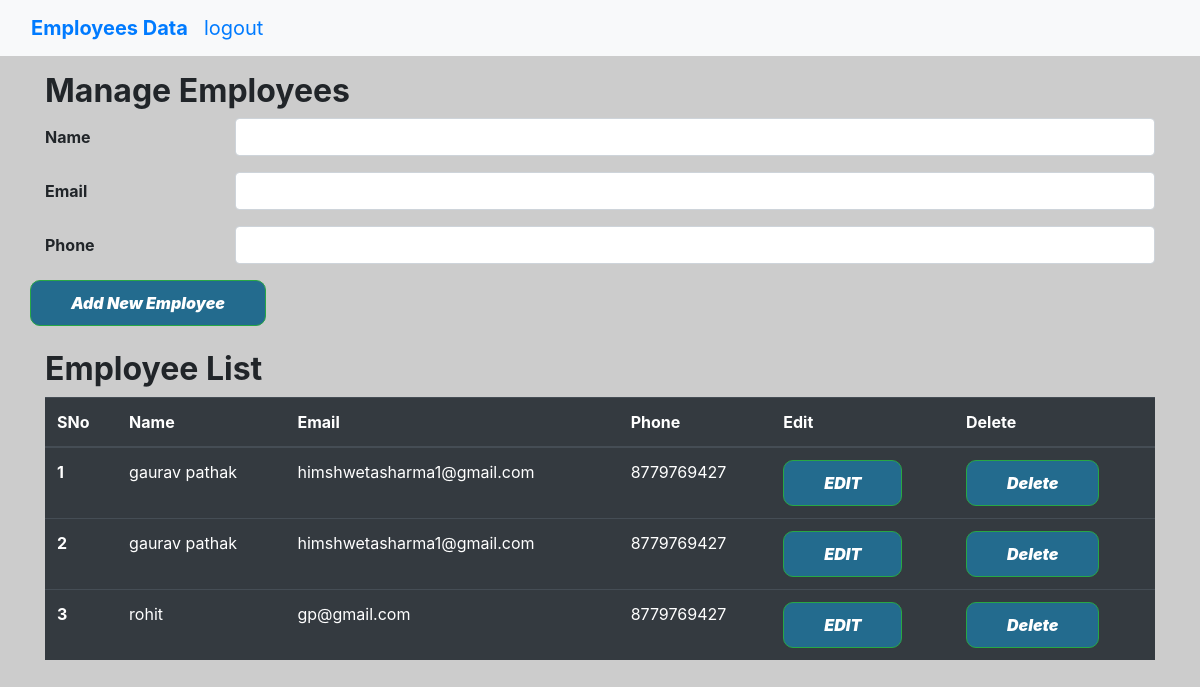
/key, run on an earlier commit of the app's database.
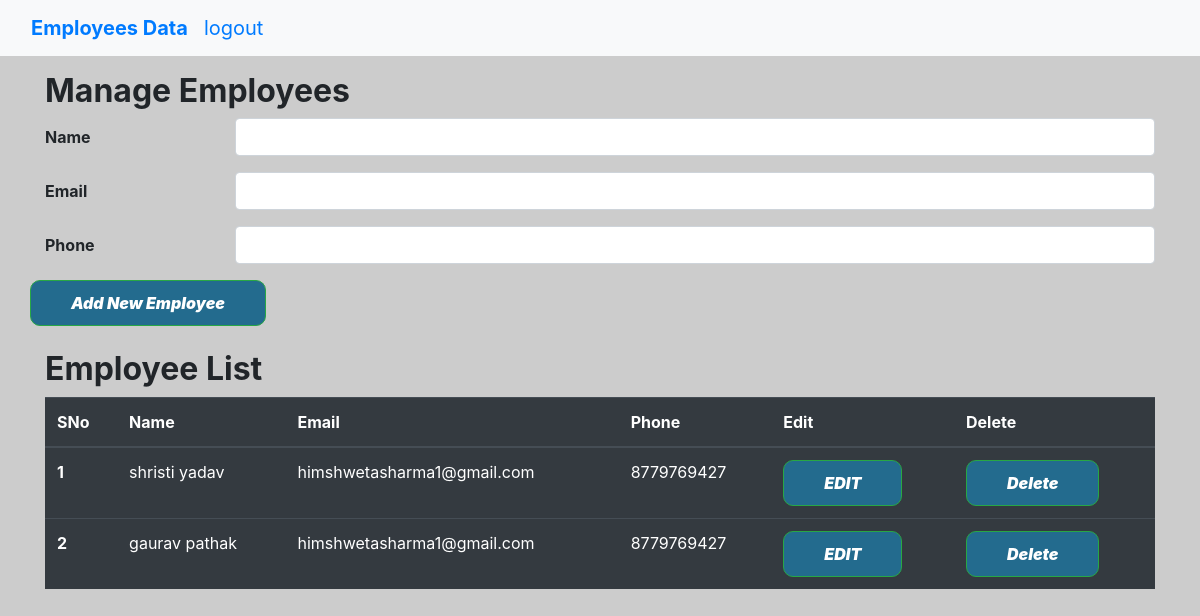
And on a later commit of the database.
### app.py (models this page shows, shortened)
class Todo(db.Model):
    sno = db.Column(db.Integer,primary_key = True)
    title = db.Column(db.String(200), nullable = False)
    desc = db.Column(db.String(200), nullable = False)
    phone = db.Column(db.Integer)

### app.py (the view, shortened to what this page needs)
@app.route('/key',methods=['GET' ,'POST'])
def hello_world():
    allTodo=Todo.query.all()
    return render_template('index.html',allTodo=allTodo)

### templates/index.html (shortened to what this page needs)
{% extends 'base.html' %}
{% block body %}
<div class="container my-3">
  <h2><strong>Manage Employees</strong></h2>
  <form action="/key" method="POST">
    <div class="row mb-3">
      <label for="title" class="col-sm-2 col-form-label"><b>Name</b></label>
      <div class="col-sm-10">
        <input type="text" class="form-control" name="title" id="title" required>
      </div>
    </div>
    <div class="row mb-3">
      <label for="desc" class="col-sm-2 col-form-label"><b>Email</b></label>
      <div class="col-sm-10">
        <input type="email" class="form-control" name="desc" id="desc" required>
      </div>
    </div>
    <div class="row mb-3">
      <label for="phone" class="col-sm-2 col-form-label"><b>Phone</b></label>
      <div class="col-sm-10">
        <input type="Integer" class="form-control" name="phone" id="phone" required>
      </div>
    </div>
    <div class="row mb-3">
      <button type="submit" class="btn btn-outline-success"><b>Add New Employee</b></button>
    </div>
  </form>
</div>
<div class="container my-4">
  <h2><b>Employee List</b></h2>
  {% if allTodo|length==0 %}
  <div class="alert alert-primary" role="alert">
    No Employee found, alert—check it out!
  </div>
  {% else %}
  <table class="table table-hover table-dark">
    <thead>
      <tr>
        <th scope="col">SNo</th>
        <th scope="col">Name</th>
        <th scope="col">Email</th>
        <th scope="col">Phone</th>
        <th scope="col">Edit</th>
        <th scope="col">Delete</th>
      </tr>
    </thead>
    <tbody>
       {% for todo in allTodo %}
      <tr>
        <th scope="row">{{loop.index}}</th>
        <td>{{todo.title}}</td>
        <td>{{todo.desc}}</td>
        <td>{{todo.phone}}</td>
        <td><a href="/update/{{todo.sno}}" type="button"
            class="btn btn-outline-success btn-sm-1 mx-0"><b>EDIT</b></a></button></td>
        <td><a href="/delete/{{todo.sno}}" type="button"
            class="btn btn-outline-success btn-sm-1 mx-0"><b>Delete</b></button></td>
      </tr>
</div>
{% endfor %}
{% endif %}
{% endblock body %}

### templates/base.html (shortened to what this page needs)
<!doctype html>
<html lang="en">
<head>
  <link rel="stylesheet" href="https://cdn.jsdelivr.net/npm/bootstrap@4.6.2/dist/css/bootstrap.min.css"
>
  <link rel="stylesheet" href="{{ url_for('static', filename='css/style.css') }}">
</head>
<body>
  <nav class="navbar navbar-expand-lg bg-light">
    <div class="container-fluid">
      <a class="navbar-brand" href="/key"><strong>Employees Data</strong></a>
      <a class="navbar-brand" href="/logout">logout</a>
    </div>
  </nav>
  {% block body %}
  {% endblock body %}
</body>
</html>

### static/css/style.css (style rules this page uses)
body { background-color: #cccccc; }
.btn { padding: 10px 40px; background-color: #236B8E; color: #FFFFFF; font-style: oblique; font-weight: bold; border-radius: 10px; }
::placeholder { color: #FFFFFF; opacity: 1; font-style: oblique; font-weight: bold; }

What changed in the data, as far as the page shows it:
removed Todo: title "gaurav pathak", desc "himshwetasharma1@gmail.com", phone "8779769427"
removed Todo: title "rohit", desc "gp@gmail.com", phone "8779769427"
added Todo: title "shristi yadav", desc "himshwetasharma1@gmail.com", phone "8779769427"
